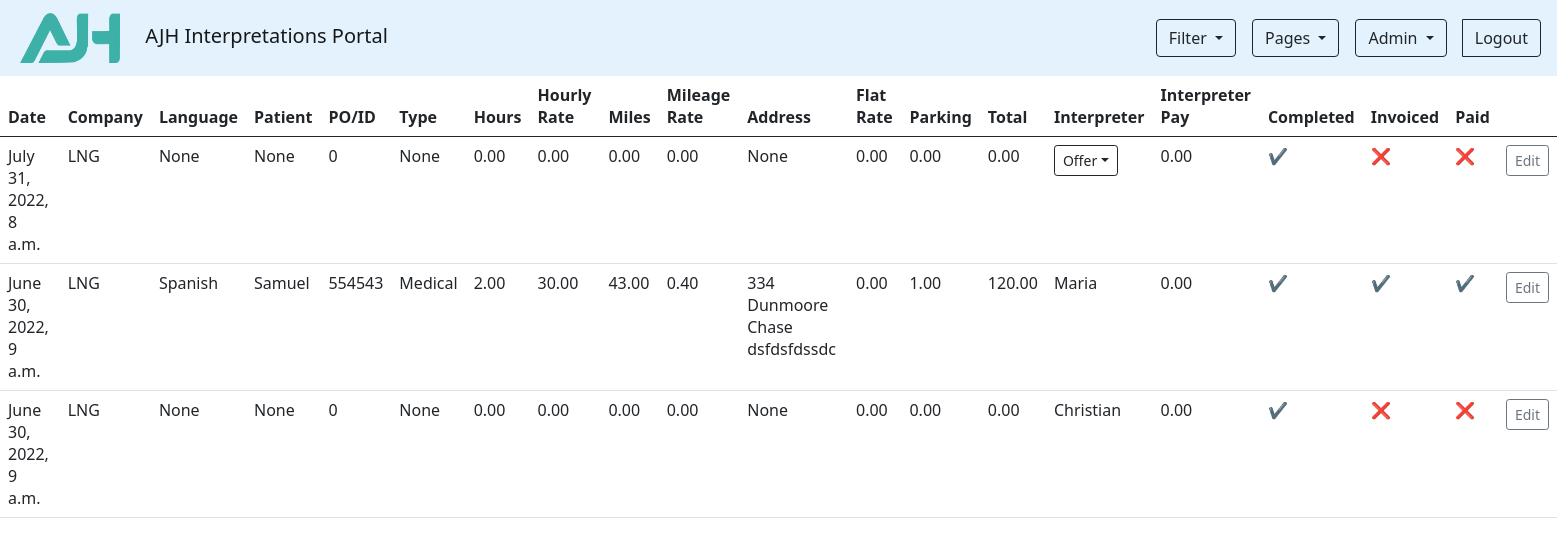
/?company=LNG (signed in), run on the app's committed database.
### Assignments/models.py (models this page shows)
class Assignment(models.Model):
    date = models.DateTimeField(blank=True, default="YYYY-MM-DD HH:MM:SS")
    company = models.CharField(max_length=200, blank=True, default="None")
    language = models.CharField(max_length=200, blank=True, default="None")
    patient = models.CharField(max_length=200, blank=True, default="None")
    po_num = models.BigIntegerField(blank=True, default=00000)
    type = models.CharField(max_length=200, blank=True, default="None")
    hours = models.DecimalField(max_digits=6, decimal_places=2, blank=True, default=0)
    hourly_rate = models.DecimalField(max_digits=4, decimal_places=2, blank=True, default=0)
    miles = models.DecimalField(max_digits=6, decimal_places=2, blank=True, default=0)
    mileage_rate = models.DecimalField(max_digits=3, decimal_places=2, blank=True, default=0)
    address = models.CharField(max_length=200, blank=True, default="None")
    flat_rate = models.DecimalField(max_digits=6, decimal_places=2, blank=True, default=0)
    parking = models.DecimalField(max_digits=4, decimal_places=2, blank=True, default=0)
    total = models.DecimalField(max_digits=6, decimal_places=2, blank=True, default=0)
    interpreter = models.CharField(max_length=200, blank=True, default="None")
    is_invoiced = models.BooleanField(default=1, blank=True)
    is_paid = models.BooleanField(default=1, blank=True)
    offered_to = models.TextField(blank=True)
    interpreter_payment = models.DecimalField(max_digits=6, decimal_places=2, blank=True, default=0)
    completed = models.BooleanField(default=0, blank=True)

### Assignments/views.py (the view)
# urls.py: path('', views.AssignmentsListView.as_view(), name='assignments'),
class AssignmentsListView(LoginRequiredMixin, ListView):
    model = Assignment
    context_object_name = "assignments"
    template_name = "assignments/assignments_list.html"
    login_url = "/login"
    def get_context_data(self, **kwargs):
        context = super(AssignmentsListView, self).get_context_data(**kwargs)
        context['users'] = User.objects.all()
        context['companies'] = Company.objects.all()
        return context
    def get_queryset(self):
        queryset = Assignment.objects.all().order_by('-date')
        filter_date = self.request.GET.get('date')
        filter_company = self.request.GET.get('company')
        if filter_date is not None and filter_company is not None:
            queryset = queryset.filter(date__icontains=filter_date).filter(company=filter_company)
        elif filter_date is not None:
            queryset = queryset.filter(date__icontains=filter_date)
        elif filter_company is not None:
            queryset = queryset.filter(company=filter_company)
        return queryset

### Assignments/templates/assignments/assignments_list.html (shortened to what this page needs)
{% extends 'base.html' %}
{% block content %}
<table class="table table-hover">
            <thead>
              <tr>
                <th scope="col" class="table-header-f">Date</th>
                {%if user.is_superuser %}
                <th scope="col">Company</th>
                {% endif %}
                <th scope="col">Language</th>
                <th scope="col">Patient</th>
                {%if user.is_superuser %}
                <th scope="col">PO/ID</th>
                {% endif %}
                <th scope="col">Type</th>
                <th scope="col">Hours</th>
                {%if user.is_superuser %}
                <th scope="col">Hourly Rate</th>
                <th scope="col">Miles</th>
                <th scope="col">Mileage Rate</th>
                {% endif %}
                <th scope="col">Address</th>
                {%if user.is_superuser %}
                <th scope="col">Flat Rate</th>
                {% endif %}
                <th scope="col">Parking</th>
                {%if user.is_superuser %}
                <th scope="col">Total</th>
                {% endif %}
                <th scope="col">Interpreter</th>
                {%if user.is_superuser %}
                <th scope="col">Interpreter Pay</th>
                {% endif %}
                <th scope="col">Completed</th>
                {% if user.is_superuser %}
                <th scope="col">Invoiced</th>
                <th scope="col">Paid</th>
                {% endif %}
                <th scope="col"></th>
              </tr>
            </thead>
            <tbody>
                {% for assignment in assignments %}
                {% if assignment.interpreter == user.get_username or user.is_superuser %}
              <tr>
                <td>{{assignment.date}}</td>
                {%if user.is_superuser %}
                <td>{{assignment.company}}</td>
                {% endif %}
                <td>{{assignment.language}}</td>
                <td>{{assignment.patient}}</td>
                {%if user.is_superuser %}
                <td>{{assignment.po_num}}</td>
                {% endif %}
                <td>{{assignment.type}}</td>
                <td>{{assignment.hours}}</td>
                {%if user.is_superuser %}
                <td>{{assignment.hourly_rate}}</td>
                <td>{{assignment.miles}}</td>
                <td>{{assignment.mileage_rate}}</td>
                {% endif %}
                <td>{{assignment.address}}</td>
                {%if user.is_superuser %}
                <td>{{assignment.flat_rate}}</td>
                {% endif %}
                <td>{{assignment.parking}}</td>
                {%if user.is_superuser %}
                <td>{{assignment.total}}</td>
                {% endif %}
                <td>
                    {%if assignment.interpreter|upper == 'NONE'%}
                    <div class="dropdown me-3">
                      <button class="btn btn-outline-dark btn-sm dropdown-toggle" type="button" data-bs-toggle="dropdown">Offer</button>
                    </div>
                    {% else %}
                    {{assignment.interpreter}}
                    {% endif %}
                </td>
                <td>{{assignment.interpreter_payment}}</td>
                <td>
                    {%if assignment.completed %}
                    &#10004;
                    {% else %}
                    &#10060;
                    {% endif %}
                </td>
                {%if user.is_superuser %}
                <td>
                    {%if assignment.is_invoiced %}
                    &#10004;
                    {% else %}
                    &#10060;
                    {% endif %}
                </td>
                <td>
                    {% if assignment.is_paid %}
                    &#10004;
                    {% else %}
                    &#10060;
                    {% endif %}
                </td>
                {% endif %}
                {% if user.is_superuser %}
                <td><a href="{% url 'assignments.edit' pk=assignment.id %}" class="btn btn-outline-secondary btn-sm">Edit</a></td>
                {% else %}
                <td><a href="{% url 'assignments.limited_edit' pk=assignment.id %}" class="btn btn-outline-primary btn-sm">Edit Hours/Parking</a></td>
                {% endif %}
                </tr>
                {% endif %}
              {% endfor %}
            </tbody>
          </table>
    </body>
{% endblock %}

### data on the page
Assignment: date "July 31, 2022, 8 a.m.", company "LNG", language "None", patient "None", po_num "0", type "None", hours "0.00", hourly_rate "0.00", miles "0.00", mileage_rate "0.00", address "None", flat_rate "0.00", parking "0.00", total "0.00", interpreter_payment "0.00"
Assignment: date "June 30, 2022, 9 a.m.", company "LNG", language "Spanish", patient "Samuel", po_num "554543", type "Medical", hours "2.00", hourly_rate "30.00", miles "43.00", mileage_rate "0.40", address "334 Dunmoore Chase dsfdsfdssdc", flat_rate "0.00", parking "1.00", total "120.00", interpreter "Maria", interpreter_payment "0.00"
Assignment: date "June 30, 2022, 9 a.m.", company "LNG", language "None", patient "None", po_num "0", type "None", hours "0.00", hourly_rate "0.00", miles "0.00", mileage_rate "0.00", address "None", flat_rate "0.00", parking "0.00", total "0.00", interpreter "Christian", interpreter_payment "0.00"
